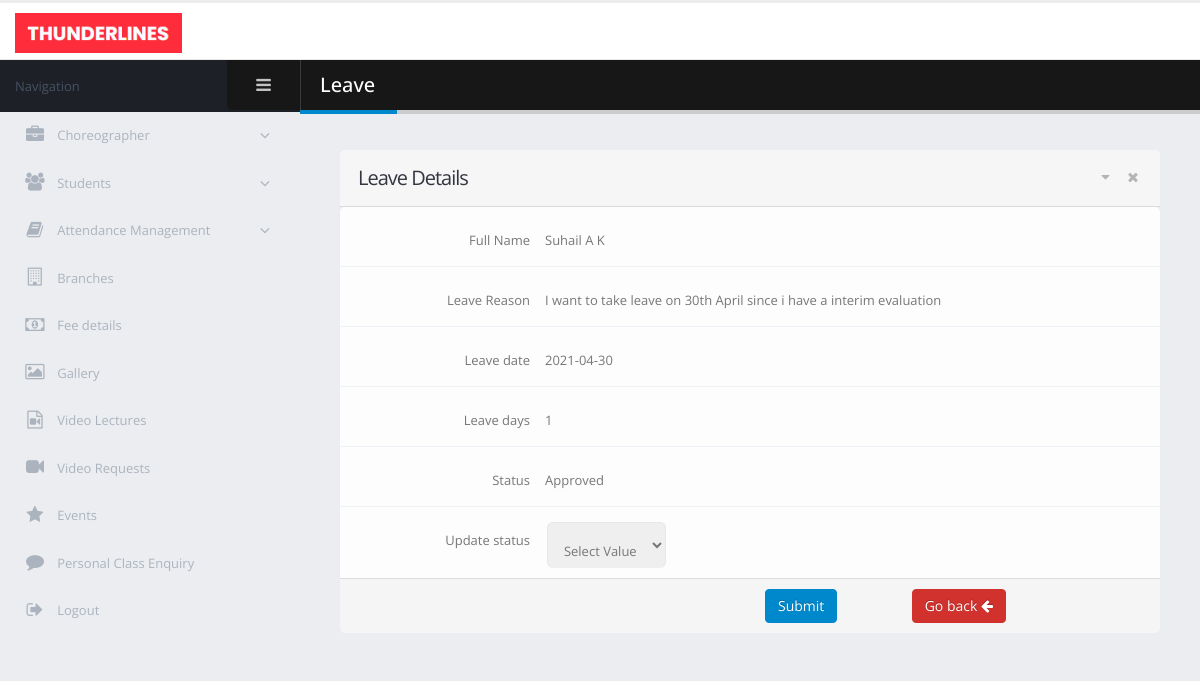
Page /admin/leave_details.php?id=2 on the committed database.
### tables this page shows
CREATE TABLE `choreographer` (
  `choreographer_id` int(11) NOT NULL,
  `choreographer_name` varchar(50) NOT NULL,
  `choreographer_dob` date NOT NULL,
  `address` varchar(40) NOT NULL,
  `place` varchar(30) NOT NULL,
  `pincode` int(11) NOT NULL,
  `district` varchar(25) NOT NULL,
  `mobile` bigint(12) NOT NULL,
  `email` varchar(25) NOT NULL,
  `sallary` int(11) NOT NULL,
  `qualification` varchar(20) NOT NULL
);

CREATE TABLE `choreographer_leave` (
  `leave_id` int(11) NOT NULL,
  `choreo_id` int(11) NOT NULL,
  `leave_reason` text NOT NULL,
  `leave_date` varchar(20) NOT NULL,
  `leave_days` int(11) NOT NULL,
  `leave_status` int(11) NOT NULL DEFAULT 0
);

### admin/leave_details.php (the view, shortened to what this page needs)
<!doctype html>
<html class="fixed">
<head>
    <link rel="stylesheet" href="assets/vendor/bootstrap/css/bootstrap.css" />
    <link rel="stylesheet" href="assets/vendor/font-awesome/css/font-awesome.css" />
    <link rel="stylesheet" href="assets/vendor/magnific-popup/magnific-popup.css" />
    <link rel="stylesheet" href="assets/vendor/bootstrap-datepicker/css/bootstrap-datepicker3.css" />
    <link rel="stylesheet" href="assets/vendor/jquery-ui/jquery-ui.css" />
    <link rel="stylesheet" href="assets/vendor/jquery-ui/jquery-ui.theme.css" />
    <link rel="stylesheet" href="assets/vendor/bootstrap-multiselect/bootstrap-multiselect.css" />
    <link rel="stylesheet" href="assets/vendor/morris.js/morris.css" />
    <link rel="stylesheet" href="assets/stylesheets/theme.css" />
    <link rel="stylesheet" href="assets/stylesheets/skins/default.css" />
    <link rel="stylesheet" href="assets/stylesheets/theme-custom.css">
</head>
<body>
<section class="body">
    <header class="header">
        <div class="logo-container">
            <a href="homepage.php" class="logo">
                <img src="assets/images/new_logo.png" alt="Porto Admin" height="40"/>
            </a>
        </div>
    </header>
    <div class="inner-wrapper">
        <aside id="sidebar-left" class="sidebar-left">
            <div class="sidebar-header">
                <div class="sidebar-title">
                    Navigation
                </div>
                <div class="sidebar-toggle hidden-xs" data-toggle-class="sidebar-left-collapsed" data-target="html" data-fire-event="sidebar-left-toggle">
                    <i class="fa fa-bars" aria-label="Toggle sidebar"></i>
                </div>
            </div>
            <div class="nano">
                <div class="nano-content">
                    <nav id="menu" class="nav-main" role="navigation">
                        <ul class="nav nav-main ">
                            <li class="nav-parent ">
                                <a href="#">
                                    <i class="fa fa-briefcase" aria-hidden="true"></i>
                                    <span>Choreographer</span>
                                </a>
                            </li>
                            <li class="nav-parent">
                                <a href="#">
                                    <i class="fa fa-users" aria-hidden="true"></i>
                                    <span>Students</span>
                                </a>
                            </li>
                            <li class="nav-parent">
                                <a href="#">
                                    <i class="fa fa-book" aria-hidden="true"></i>
                                    <span>Attendance Management</span>
                                </a>
                            </li>
                            <li>
                                <a href="branches.php">
                                    <i class="fa fa-building-o" aria-hidden="true"></i>
                                    <span>Branches</span>
                                </a>
                            </li>
                            <li>
                                <a href="fees_details.php">
                                    <i class="fa fa-money" aria-hidden="true"></i>
                                    <span>Fee details</span>
                                </a>
                            </li>
                            <li>
                                <a href="gallery.php">
                                    <i class="fa fa-image" aria-hidden="true"></i>
                                    <span>Gallery</span>
                                </a>
                            </li>
                            <li>
                                <a href="video_lectures.php">
                                    <i class="fa fa-file-video-o" aria-hidden="true"></i>
                                    <span>Video Lectures</span>
                                </a>
                            </li>
                            <li>
                                <a href="video_requests.php">
                                    <i class="fa fa-video-camera" aria-hidden="true"></i>
                                    <span>Video Requests</span>
                                </a>
                            </li>
                            <li>
                                <a href="event_details.php">
                                    <i class="fa fa-star" aria-hidden="true"></i>
                                    <span>Events</span>
                                </a>
                            </li>
                            <li>
                                <a href="personal_class_requests.php">
                                    <i class="fa fa-comment" aria-hidden="true"></i>
                                    <span>Personal Class Enquiry</span>
                                </a>
                            </li>
                            <li>
                                <a href="../login.html">
                                    <i class="fa fa-sign-out" aria-hidden="true"></i>
                                    <span>Logout</span>
                                </a>
                            </li>
                        </ul>
                    </nav>
                </div>
            </div>
        </aside>
        <section role="main" class="content-body">
            <header class="page-header">
                <h2>Leave</h2>
            </header>
            <div class="row">
                <div class="col-lg-12">
                    <section class="panel">
                        <header class="panel-heading">
                            <div class="panel-actions">
                                <a href="#" class="panel-action panel-action-toggle" data-panel-toggle></a>
                                <a href="#" class="panel-action panel-action-dismiss" data-panel-dismiss></a>
                            </div>
                            <h2 class="panel-title">Leave Details</h2>
                        </header>
                        <form class="form-horizontal form-bordered" method="post" action="">
                            <div class="panel-body">
                                <div class="form-group">
                                    <?php
                                    $lid = $_GET['id'];
                                    $server_name = "localhost";
                                    $user_name = "root";
                                    $password = "";
                                    $database = "dance-academy";
                                    $conn = new mysqli($server_name, $user_name, $password, $database);
                                    $leave = "select choreo_id, leave_reason, leave_date, leave_days, leave_status from choreographer_leave where leave_id='$lid'";
                                    $res = $conn->query($leave);
                                    $leave_data = $res->fetch_row();
                                    $choreo_id = $leave_data[0];
                                    $res_ch = $conn->query("select choreographer_name from choreographer where choreographer_id='$choreo_id'");
                                    $row_ch = $res_ch->fetch_row();
                                    $choreo_name = $row_ch[0];
                                    $leave_reason = $leave_data[1];
                                    $leave_date = $leave_data[2];
                                    $leave_days = $leave_data[3];
                                    $leave_status = $leave_data[4];
                                    ?>
                                    <label class='col-md-3 control-label' for='testername'>Full Name</label>
                                    <?php
                                    echo "<label class='control-label'>$choreo_name</label>";
                                    ?>
                                </div>
                                <div class="form-group">
                                    <label class="col-md-3 control-label">Leave Reason</label>
                                    <?php
                                    echo "<label class='control-label'>$leave_reason</label>";
                                    ?>
                                </div>
                                <div class="form-group">
                                    <label class="col-md-3 control-label">Leave date</label>
                                    <?php
                                    echo "<label class='control-label'>$leave_date</label>";
                                    ?>
                                </div>
                                <div class="form-group">
                                    <label class="col-md-3 control-label">Leave days</label>
                                    <?php
                                    echo "<label class='control-label'>$leave_days</label>";
                                    ?>
                                </div>
                                <div class="form-group">
                                    <label class="col-md-3 control-label">Status</label>
                                    <?php
                                    if ($leave_status == 1)
                                    {
                                        echo "<label class='control-label'>Approved</label>";
                                    }
                                    ?>
                                </div>
                                <div class="form-group">
                                    <label class="col-md-3 control-label">Update status</label>
                                    <select name="leave_status" class="form-group">
                                        <option value="nothing" selected>Select Value</option>
                                    </select>
                                </div>
                            </div>
                            <footer class="panel-footer">
                                <div class="row">
                                    <div class="col-sm-9 col-sm-offset-6">
                                        <button class="btn btn-primary" name="accept_leave" type="submit">Submit</button>
                                        <a href="leaves_list.php">
                                            <button class="btn btn-danger" name="leave_list">Go back <i class="fa fa-arrow-left"></i> </button>
                                        </a>
                                    </div>
                                </div>
                            </footer>
                        </form>
                    </section>
                </div>
            </div>
        </section>
    </div>
</section>
</body>
</html>

### admin/assets/stylesheets/skins/default.css (style rules this page uses)
a, .btn-link { color: #0088cc; }
body .btn-primary { color: #ffffff; text-shadow: 0 -1px 0 rgba(0, 0, 0, 0.25); background-color: #0088cc; border-color: #0088cc; }
body .btn-danger { color: #ffffff; text-shadow: 0 -1px 0 rgba(0, 0, 0, 0.25); background-color: #d2322d; border-color: #d2322d; }
.page-header h2 { border-bottom-color: #0088cc; }

### rows in the picture
choreographer: choreographer_name "Suhail A K"
choreographer_leave: leave_reason "I want to take leave on 30th April since i have a interim evaluation", leave_date "2021-04-30", leave_days "1"
